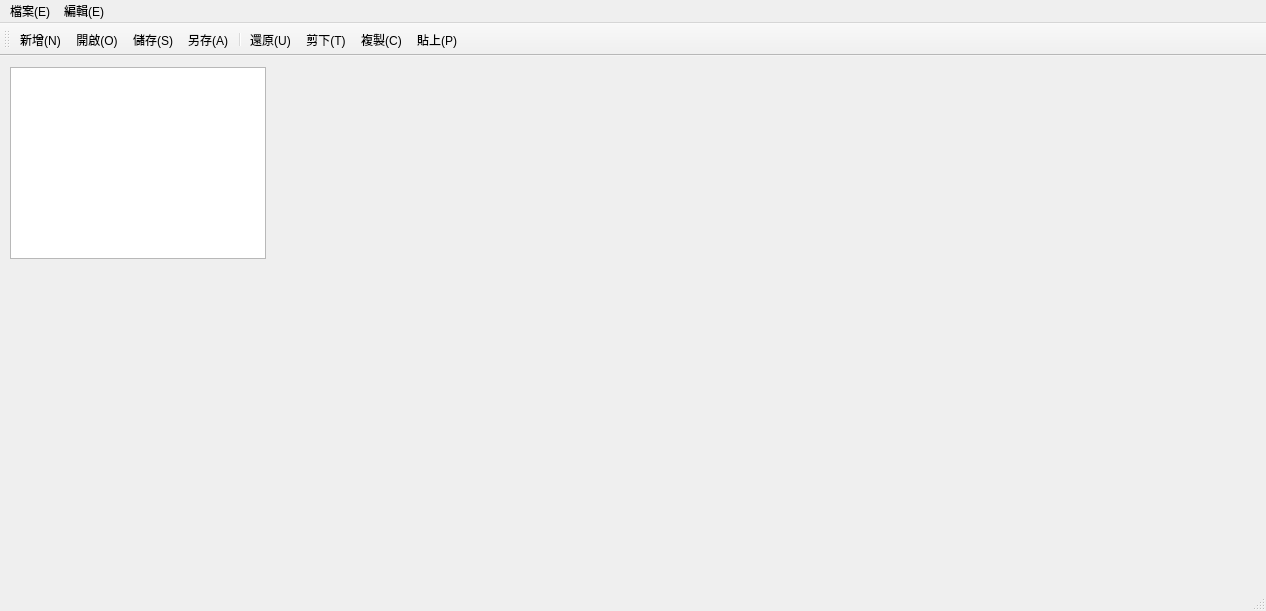
<?xml version="1.0" encoding="UTF-8"?>
<ui version="4.0">
 <class>MainWindow</class>
 <widget class="QMainWindow" name="MainWindow">
  <property name="geometry">
   <rect>
    <x>0</x>
    <y>0</y>
    <width>1266</width>
    <height>611</height>
   </rect>
  </property>
  <property name="windowTitle">
   <string>MainWindow</string>
  </property>
  <widget class="QWidget" name="centralwidget">
   <widget class="QTextEdit" name="textEdit">
    <property name="geometry">
     <rect>
      <x>10</x>
      <y>11</y>
      <width>256</width>
      <height>192</height>
     </rect>
    </property>
   </widget>
  </widget>
  <widget class="QMenuBar" name="menubar">
   <property name="geometry">
    <rect>
     <x>0</x>
     <y>0</y>
     <width>1266</width>
     <height>20</height>
    </rect>
   </property>
   <widget class="QMenu" name="menu_E">
    <property name="title">
     <string>檔案(E)</string>
    </property>
    <addaction name="action_N"/>
    <addaction name="action_O"/>
    <addaction name="action_C"/>
    <addaction name="separator"/>
    <addaction name="action_S"/>
    <addaction name="action_A"/>
    <addaction name="separator"/>
    <addaction name="action_X"/>
   </widget>
   <widget class="QMenu" name="menu_E_2">
    <property name="title">
     <string>編輯(E)</string>
    </property>
    <addaction name="action_U"/>
    <addaction name="action_T"/>
    <addaction name="action_A_2"/>
    <addaction name="action_A_3"/>
   </widget>
   <addaction name="menu_E"/>
   <addaction name="menu_E_2"/>
  </widget>
  <widget class="QStatusBar" name="statusbar"/>
  <widget class="QToolBar" name="toolBar">
   <property name="windowTitle">
    <string>toolBar</string>
   </property>
   <attribute name="toolBarArea">
    <enum>TopToolBarArea</enum>
   </attribute>
   <attribute name="toolBarBreak">
    <bool>false</bool>
   </attribute>
   <addaction name="action_N"/>
   <addaction name="action_O"/>
   <addaction name="action_S"/>
   <addaction name="action_A"/>
   <addaction name="separator"/>
   <addaction name="action_U"/>
   <addaction name="action_T"/>
   <addaction name="action_A_2"/>
   <addaction name="action_P"/>
  </widget>
  <action name="action_N">
   <property name="icon">
    <iconset resource="images/images.qrc">
     <normaloff>:/images/new.png</normaloff>:/images/new.png</iconset>
   </property>
   <property name="text">
    <string>新增(&amp;N)</string>
   </property>
   <property name="shortcut">
    <string>Ctrl+Z</string>
   </property>
  </action>
  <action name="action_O">
   <property name="icon">
    <iconset resource="images/images.qrc">
     <normaloff>:/images/open.png</normaloff>:/images/open.png</iconset>
   </property>
   <property name="text">
    <string>開啟(&amp;O)</string>
   </property>
   <property name="shortcut">
    <string>Ctrl+O</string>
   </property>
  </action>
  <action name="action_C">
   <property name="text">
    <string>關閉(&amp;C)</string>
   </property>
  </action>
  <action name="action_S">
   <property name="icon">
    <iconset resource="images/images.qrc">
     <normaloff>:/images/save.png</normaloff>:/images/save.png</iconset>
   </property>
   <property name="text">
    <string>儲存(&amp;S)</string>
   </property>
   <property name="shortcut">
    <string>Ctrl+S</string>
   </property>
  </action>
  <action name="action_A">
   <property name="icon">
    <iconset resource="images/images.qrc">
     <normaloff>:/images/asave.png</normaloff>:/images/asave.png</iconset>
   </property>
   <property name="text">
    <string>另存(&amp;A)</string>
   </property>
  </action>
  <action name="action_X">
   <property name="text">
    <string>退出(&amp;X)</string>
   </property>
  </action>
  <action name="action_U">
   <property name="icon">
    <iconset resource="images/images.qrc">
     <normaloff>:/images/undo.png</normaloff>:/images/undo.png</iconset>
   </property>
   <property name="text">
    <string>還原(&amp;U)</string>
   </property>
   <property name="shortcut">
    <string>Ctrl+Z</string>
   </property>
  </action>
  <action name="action_T">
   <property name="icon">
    <iconset resource="images/images.qrc">
     <normaloff>:/images/cut.png</normaloff>:/images/cut.png</iconset>
   </property>
   <property name="text">
    <string>剪下(&amp;T)</string>
   </property>
   <property name="shortcut">
    <string>Ctrl+X</string>
   </property>
  </action>
  <action name="action_A_2">
   <property name="icon">
    <iconset resource="images/images.qrc">
     <normaloff>:/images/copy.png</normaloff>:/images/copy.png</iconset>
   </property>
   <property name="text">
    <string>複製(&amp;C)</string>
   </property>
   <property name="shortcut">
    <string>Ctrl+C</string>
   </property>
  </action>
  <action name="action_A_3">
   <property name="text">
    <string>全選(&amp;A)</string>
   </property>
   <property name="shortcut">
    <string>Ctrl+A</string>
   </property>
  </action>
  <action name="action_P">
   <property name="icon">
    <iconset resource="images/images.qrc">
     <normaloff>:/images/paste.png</normaloff>:/images/paste.png</iconset>
   </property>
   <property name="text">
    <string>貼上(&amp;P)</string>
   </property>
   <property name="shortcut">
    <string>Ctrl+V</string>
   </property>
   <property name="menuRole">
    <enum>QAction::MenuRole::NoRole</enum>
   </property>
  </action>
 </widget>
 <resources>
  <include location="images/images.qrc"/>
  <include location="images/images.qrc"/>
 </resources>
 <connections/>
</ui>
